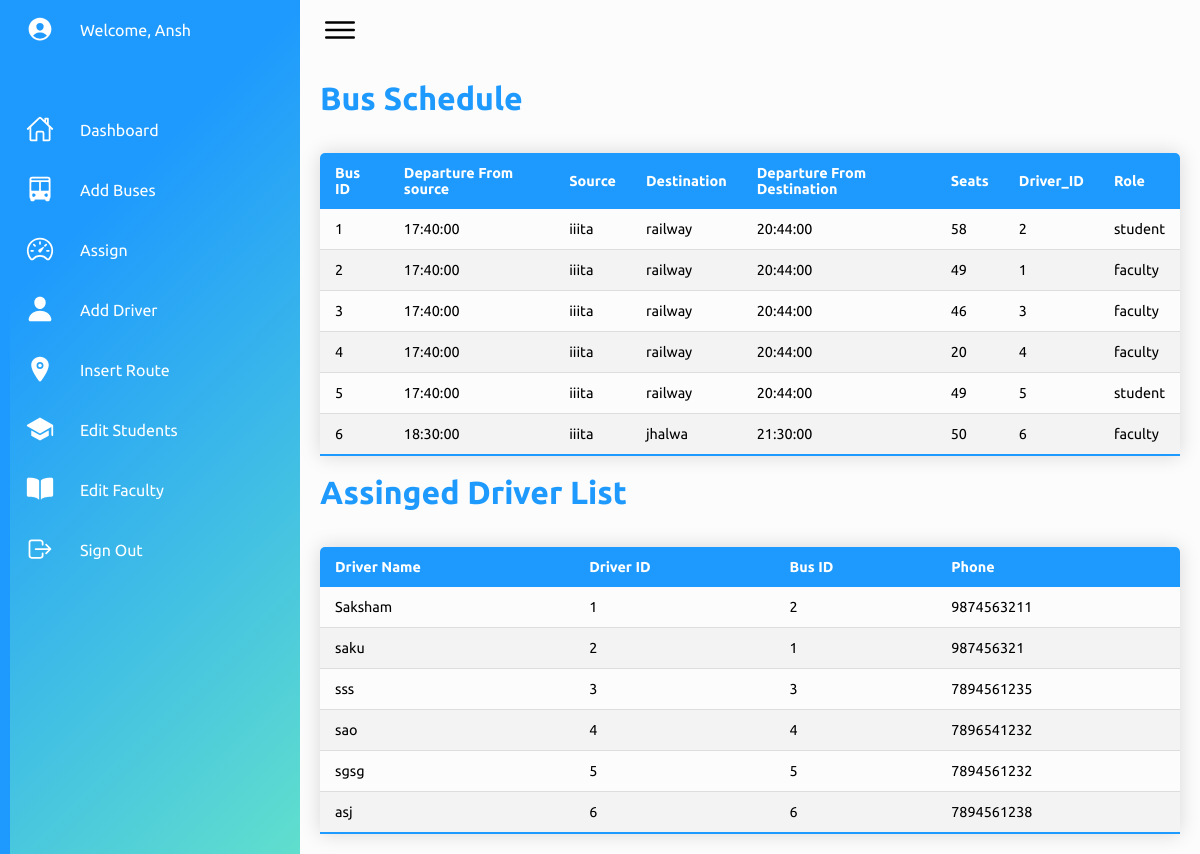
The app's page /admin/adminindex.php (signed in) with its own data.
### tables this page shows
CREATE TABLE `drives` (
  `driver_id` int NOT NULL,
  `bus_id` int NOT NULL,
  `route_id` int NOT NULL
);

CREATE TABLE `bus` (
  `bus_id` int NOT NULL,
  `seats` int NOT NULL,
  `role` varchar(10) NOT NULL,
  `status` varchar(5) NOT NULL
);

CREATE TABLE `route` (
  `route_id` int NOT NULL,
  `source` varchar(50) NOT NULL,
  `destination` varchar(50) NOT NULL,
  `departure_src` time NOT NULL,
  `departure_dst` time NOT NULL
);

CREATE TABLE `driver` (
  `driver_id` int NOT NULL,
  `name` varchar(50) NOT NULL,
  `phone` bigint NOT NULL
);

### admin/adminindex.php (the view, shortened to what this page needs)
<?php
include('../authentication/connection.php');
?>
<!DOCTYPE html>
<html lang="en">
    <head>
        <link rel="stylesheet" href="assets/css/style.css">
    </head>
    <body>
        <div class="container">
            <div class="navigation">
                <ul>
                    <li>
                        <a href="#">
                            <span class="icon">
                                <ion-icon name="person-circle"></ion-icon>
                            </span>
                            <span class="title">Welcome, Ansh</span>
                        </a>
                    </li>
                    <li>
                        <a href="adminindex.php">
                            <span class="icon">
                                <ion-icon name="home-outline"></ion-icon>
                            </span>
                            <span class="title">Dashboard</span>
                        </a>
                    </li>
                    <li>
                        <a href="addbus/addbus.php">
                            <span class="icon">
                                <ion-icon name="bus"></ion-icon>
                            </span>
                            <span class="title">Add Buses</span>
                        </a>
                    </li>
                    <li>
                        <a href="adddrives/adddrives.php">
                            <span class="icon">
                                <ion-icon name="speedometer-outline"></ion-icon>
                            </span>
                            <span class="title">Assign</span>
                        </a>
                    </li>
                    <li>
                        <a href="adddriver/adddriver.php">
                            <span class="icon">
                                <ion-icon name="person"></ion-icon>
                            </span>
                            <span class="title">Add Driver</span>
                        </a>
                    </li>
                    <li>
                        <a href="addroute/addroute.php">
                            <span class="icon">
                                <ion-icon name="location"></ion-icon>
                            </span>
                            <span class="title">Insert Route</span>
                        </a>
                    </li>
                    <li>
                        <a href="addstudent/addstudent.php">
                            <span class="icon">
                                <ion-icon name="school"></ion-icon>
                            </span>
                            <span class="title">Edit Students</span>
                        </a>
                    </li>
                    <li>
                        <a href="addfaculty/addfaculty.php">
                            <span class="icon">
                                <ion-icon name="book"></ion-icon>
                            </span>
                            <span class="title">Edit Faculty</span>
                        </a>
                    </li>
                    <li>
                        <a href="../logout/logout.php">
                            <span class="icon">
                                <ion-icon name="log-out-outline"></ion-icon>
                            </span>
                            <span class="title">Sign Out</span>
                        </a>
                    </li>
                </ul>
            </div>
            <div class="main">
                <div class="topbar">
                    <div class="toggle">
                        <ion-icon name="menu-outline"></ion-icon>
                    </div>
                </div>
                <div class="details">
                      <h1>Bus Schedule</h1><br><br>
                        <table class="content-table">
                            <thead>
                                <tr>
                                <th>Bus ID</th>
                                <th>Departure From source</th>
                                <th>Source</th>
                                <th>Destination</th>
                                <th>Departure From Destination</th>
                                <th>Seats</th>
                                <th>Driver_ID</th>
                                <th>Role</th>
                                </tr>
                            </thead>
                        <tbody>
                            <?php
                                $sql = "SELECT b.bus_id, b.role, r.departure_src, r.source, r.destination, r.departure_dst, b.seats,d.driver_id
                                    FROM bus AS b
                                    JOIN drives AS d ON b.bus_id = d.bus_id
                                    JOIN route AS r ON r.route_id = d.route_id;";
                            $result = $conn->query($sql);
                            if ($result!=false && $result->num_rows > 0) {
                                while($row = $result->fetch_assoc()) {
                                    echo "<tr>";
                                    echo "<td>" . $row["bus_id"] . "</td>";
                                    echo "<td>" . $row["departure_src"] . "</td>";
                                    echo "<td>" . $row["source"] . "</td>";
                                    echo "<td>" . $row["destination"] . "</td>";
                                    echo "<td>" . $row["departure_dst"] . "</td>";
                                    echo "<td>" . $row["seats"] . "</td>";
                                    echo "<td>" . $row["driver_id"] . "</td>";
                                    echo "<td>" . $row["role"] . "</td>";
                                    echo "</tr>";
                                }
                            } else {
                                echo "0 results";
                            }
                            ?>
                        </tbody>
                    </table><br>
                      <h1>Assinged Driver List</h1><br><br>
                        <table class="content-table">
                            <thead>
                                <tr>
                                    <th>Driver Name</th>
                                    <th>Driver ID</th>
                                    <th>Bus ID</th>
                                    <th>Phone</th>
                                </tr>
                            </thead>
                        <tbody>
                            <?php
                            $sql = "SELECT driver.name, driver.driver_id, drives.bus_id ,driver.phone FROM drives INNER JOIN driver ON drives.driver_id = driver.driver_id";
                            $result = $conn->query($sql);
                            if ($result!=false && $result->num_rows > 0) {
                                while($row = $result->fetch_assoc()) {
                                    echo "<tr>";
                                    echo "<td>" . $row["name"] . "</td>";
                                    echo "<td>" . $row["driver_id"] . "</td>";
                                    echo "<td>" . $row["bus_id"] . "</td>";
                                    echo "<td>" . $row["phone"] . "</td>";
                                    echo "</tr>";
                                }
                            } else {
                                echo "0 results";
                            }
                            ?>
                        </tbody>
                    </table>
                </div>
            </div>
        </div>
   </body>
</html>

### admin/assets/css/style.css (style rules this page uses)
* { font-family: "Ubuntu", sans-serif; margin: 0; padding: 0; box-sizing: border-box; }
:root { --blue: #1e9afe; --white: #fff; --gray: #f5f5f5; --black1: #222; --black2: #999; }
body { min-height: 100vh; overflow-x: hidden; }
.container { position: relative; width: 100%; }
.navigation { position: fixed; width: 300px; height: 100%; background-color: #60dfcd; background-image: linear-gradient(315deg, #60dfcd 0%, #1e9afe 74%); border-left: 10px solid var(--blue); transition: 0.5s; overflow: hidden; }
.navigation ul { position: absolute; top: 0; left: 0; width: 100%; }
h1 { color: #1e9afe; align-items:center; }
.navigation ul li { position: relative; width: 100%; list-style: none; border-top-left-radius: 30px; border-bottom-left-radius: 30px; }
.navigation ul li:nth-child(1) { margin-bottom: 40px; pointer-events: none; }
.navigation ul li a { position: relative; display: block; width: 100%; display: flex; text-decoration: none; color: var(--white); }
.navigation ul li a .icon { position: relative; display: block; min-width: 60px; height: 60px; line-height: 75px; text-align: center; }
.navigation ul li a .icon ion-icon { font-size: 1.75rem; }
.navigation ul li a .title { position: relative; display: block; padding: 0 10px; height: 60px; line-height: 60px; text-align: start; white-space: nowrap; }
.content-table { border-collapse: collapse; font-size: 0.9em; min-width: 400px; border-radius: 5px 5px 0 0; overflow: hidden; box-shadow: 0 0 20px rgba(0, 0, 0, 0.15); }
.content-table thead tr { background-color: #1e9afe; color: #ffffff; text-align: left; font-weight: bold; }
.content-table th, .content-table td { padding: 12px 15px; }
.content-table tbody tr { border-bottom: 1px solid #dddddd; }
.content-table tbody tr:nth-of-type(even) { background-color: #f3f3f3; }
.content-table tbody tr:last-of-type { border-bottom: 2px solid #1e9afe; }
.main { position: absolute; width: calc(100% - 300px); left: 300px; min-height: 100vh; background-color:#fcfcfc; transition: 0.5s; }
.topbar { width: 100%; height: 60px; display: flex; justify-content: space-between; align-items: center; padding: 0 10px; }
.toggle { position: relative; width: 60px; height: 60px; display: flex; justify-content: center; align-items: center; font-size: 2.5rem; cursor: pointer; }
.details { position: relative; width: 100%; padding: 20px; display: block; }
.details table { width: 100%; border-collapse: collapse; }

### records on screen
drives: bus_id.bus_id "1", route.departure_src "17:40:00", route.source "iiita", route.destination "railway", route.departure_dst "20:44:00", bus_id.seats "58", driver "2", bus_id.role "student", driver.name "saku", driver.driver_id "2", bus_id "1", driver.phone "987456321"
drives: bus_id.bus_id "2", route.departure_src "17:40:00", route.source "iiita", route.destination "railway", route.departure_dst "20:44:00", bus_id.seats "49", driver "1", bus_id.role "faculty", driver.name "Saksham", driver.driver_id "1", bus_id "2", driver.phone "9874563211"
drives: bus_id.bus_id "3", route.departure_src "17:40:00", route.source "iiita", route.destination "railway", route.departure_dst "20:44:00", bus_id.seats "46", driver "3", bus_id.role "faculty", driver.name "sss", driver.driver_id "3", bus_id "3", driver.phone "7894561235"
drives: bus_id.bus_id "4", route.departure_src "17:40:00", route.source "iiita", route.destination "railway", route.departure_dst "20:44:00", bus_id.seats "20", driver "4", bus_id.role "faculty", driver.name "sao", driver.driver_id "4", bus_id "4", driver.phone "7896541232"
drives: bus_id.bus_id "5", route.departure_src "17:40:00", route.source "iiita", route.destination "railway", route.departure_dst "20:44:00", bus_id.seats "49", driver "5", bus_id.role "student", driver.name "sgsg", driver.driver_id "5", bus_id "5", driver.phone "7894561232"
drives: bus_id.bus_id "6", route.departure_src "18:30:00", route.source "iiita", route.destination "jhalwa", route.departure_dst "21:30:00", bus_id.seats "50", driver "6", bus_id.role "faculty", driver.name "asj", driver.driver_id "6", bus_id "6", driver.phone "7894561238"
